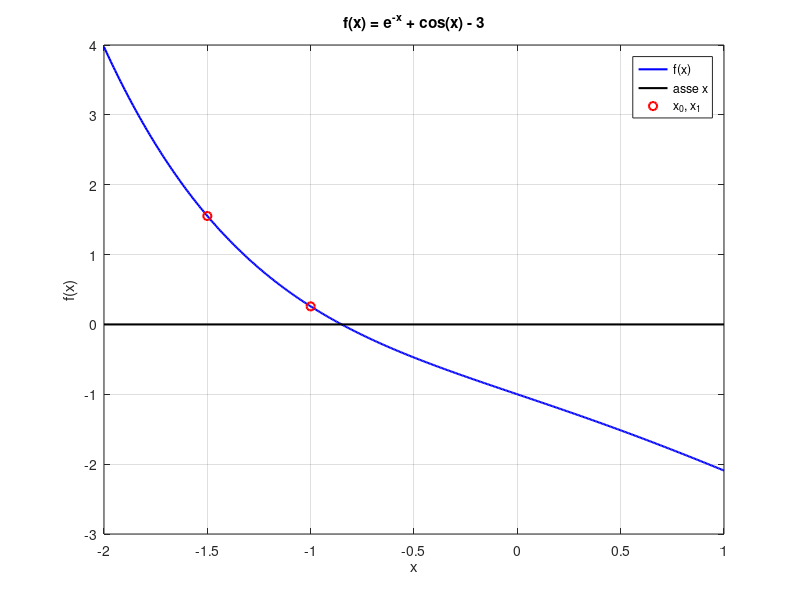

Write the MATLAB code that produced this figure. (Note: this script raises an error after producing the figure.)
% ==========================================
% ESERCIZIO: Zero di f(x) = exp(-x) + cos(x) - 3 con il metodo delle secanti
% ==========================================

clear; clc;  % Pulisco workspace e command window

% --- Parametri di input ---
f   = @(x) exp(-x) + cos(x) - 3;   % Funzione di cui cerco lo zero
df  = @(x) -exp(-x) - sin(x);      % Derivata prima (serve SOLO per la C teorica, non al metodo)
d2f = @(x) exp(-x) - cos(x);       % Derivata seconda (serve SOLO per la C teorica)
xmin = -2; xmax = 1;               % Intervallo per il grafico
x0 = -1.5;                         % Primo punto iniziale (slide 30)
x1 = -1;                           % Secondo punto iniziale (slide 30)
tol = 1e-10;                       % Tolleranza sullo scarto (slide 30)
itmax = 100;                       % Numero massimo di iterazioni (slide 30)

% --- Punto a: grafico della funzione con i due punti iniziali ---
figure(1);
% 1. Disegno la funzione f(x)
fplot(f, [xmin xmax], 'b-', 'LineWidth', 1.5);
hold on;  % Mantengo la figura per aggiungere l'asse x e i punti iniziali

% 2. Disegno l'asse x e i due punti iniziali
plot([xmin xmax], [0 0], 'k-', 'LineWidth', 1.5);
plot([x0 x1], f([x0 x1]), 'ro', 'LineWidth', 1.5);
hold off;

% 3. Aggiungo titolo, etichette, legenda e griglia
title('f(x) = e^{-x} + cos(x) - 3');
xlabel('x');
ylabel('f(x)');
legend('f(x)', 'asse x', 'x_0, x_1');
grid on;

% --- Punto b: metodo delle secanti ---
[xS, iterS, scartiS] = secvariabile(f, x0, x1, tol, itmax);

% Ordine e costante di convergenza: stima dagli ultimi tre scarti e valori teorici (slide 28)
p_teor  = (1 + sqrt(5)) / 2;                                                          % Ordine teorico (rapporto aureo)
p_stima = log(abs(scartiS(end) / scartiS(end-1))) / log(abs(scartiS(end-1) / scartiS(end-2)));   % Ordine stimato
C_teor  = abs(d2f(xS(end)) / (2*df(xS(end))))^(p_teor - 1);                            % |f''/(2f')|^0.618
C_stima = abs(scartiS(end)) / abs(scartiS(end-1))^p_teor;                             % |s_k| / |s_(k-1)|^p

% Tabella (riga 1: x0 senza scarto; riga 2: x1 con lo scarto x1 - x0)
fprintf('Metodo delle secanti (x0 = %g, x1 = %g) \n', x0, x1);
fprintf('%5s %22s %14s \n', 'k', 'x_k', 'scarto s_k');
fprintf('%5d %22.15f %14s \n', 1, xS(1), '-');
for k = 2:iterS+2
    fprintf('%5d %22.15f %14.2e \n', k, xS(k), scartiS(k-1));
end

% Riepilogo
fprintf('\n%-35s %20.15f \n', 'Soluzione approssimata:', xS(end));
fprintf('%-35s %20d \n', 'Iterazioni eseguite:', iterS);
fprintf('\n%-35s %12s %12s \n', '', 'Stimato', 'Teorico');
fprintf('%-35s %12.4f %12.4f \n', 'Ordine di convergenza p:', p_stima, p_teor);
fprintf('%-35s %12.4f %12.4f \n', 'Costante C:', C_stima, C_teor);

% --- Punto c: profilo di convergenza ---
figure(2);
% 1. Disegno il valore assoluto degli scarti (il primo è x1 - x0)
semilogy(1:iterS+1, abs(scartiS), 'b-o', 'LineWidth', 1.5);

% 2. Aggiungo titolo, etichette, legenda e griglia
title('Profilo di convergenza del metodo delle secanti');
xlabel('N. iterazioni');
ylabel('|scarto|');
legend('Secanti');
grid on;


% --- Salvataggio del grafico per il README ---
cartella = fullfile(fileparts(mfilename('fullpath')), 'img');                             % Cartella img accanto allo script
if ~exist(cartella, 'dir'), mkdir(cartella); end                                           % La creo se non esiste
exportgraphics(figure(2), fullfile(cartella, 'script_secanti.png'), 'Resolution', 150);    % Salvo il profilo di convergenza
